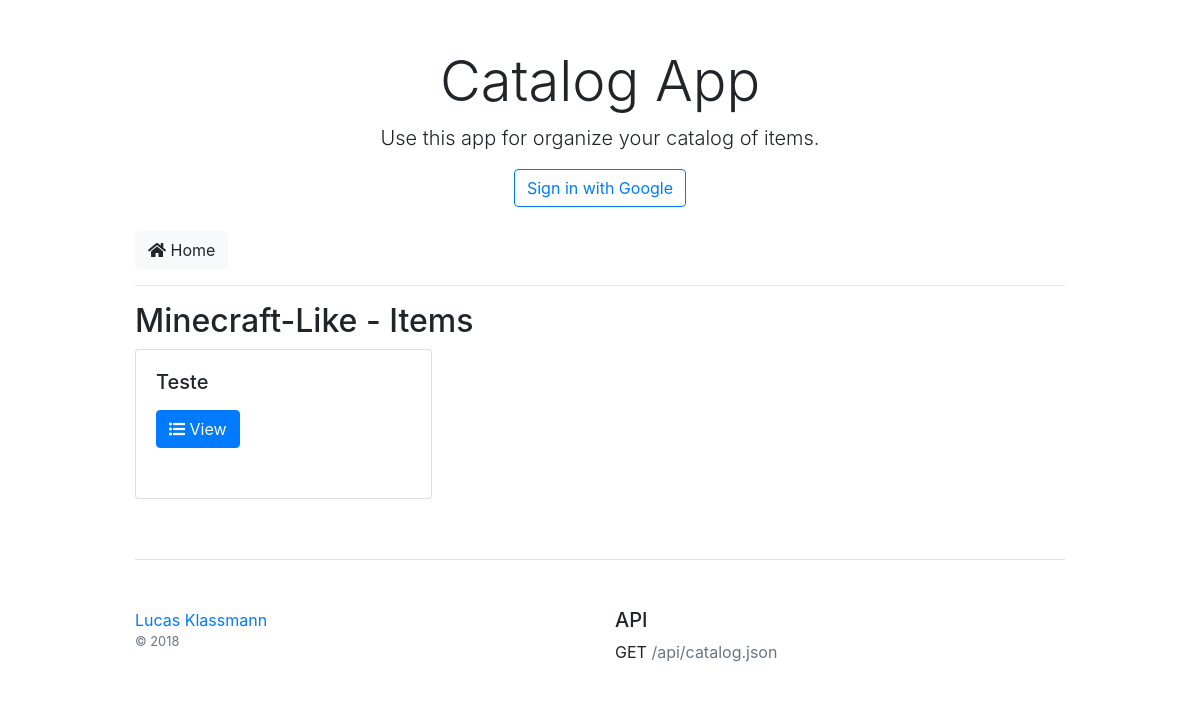
The app's page /category/2/, older data.
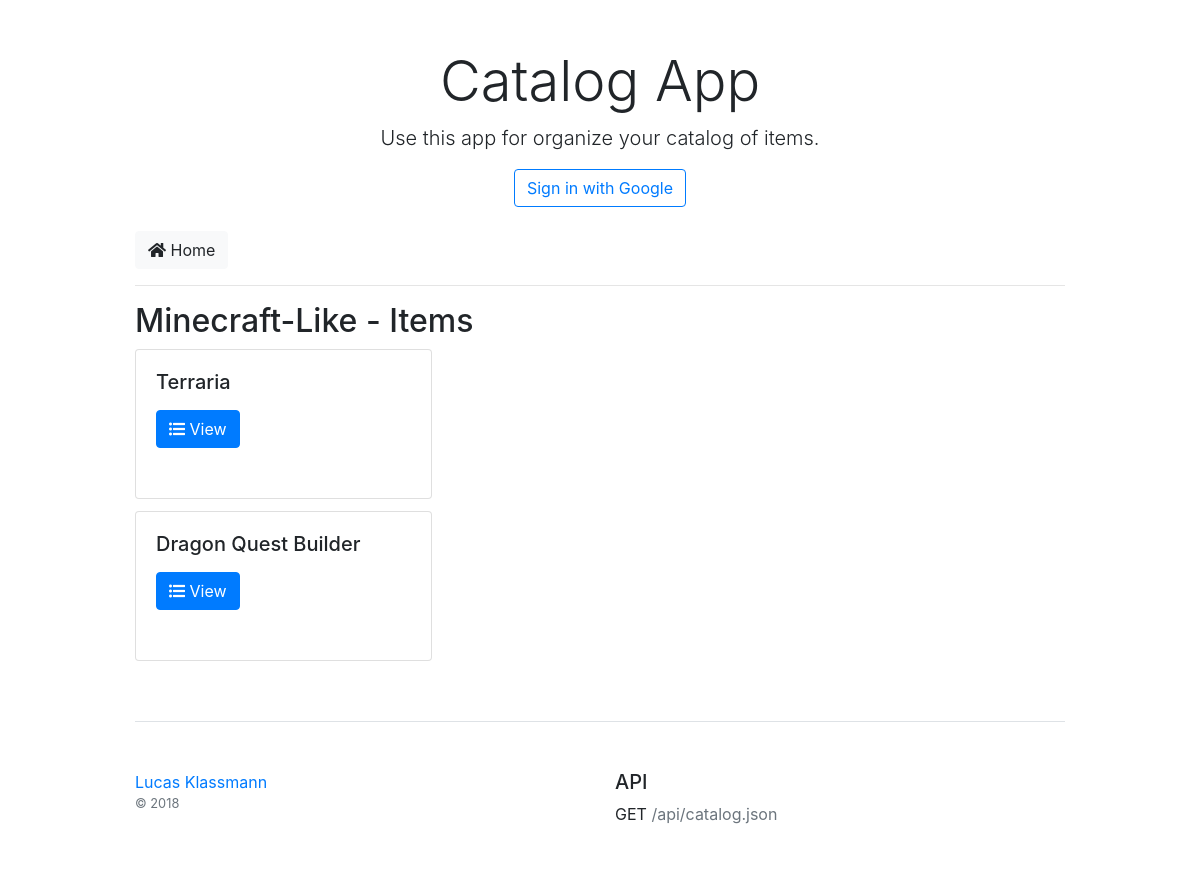
The same page, newer data.
### database.py (models this page shows, shortened)
class Item(Base):
    __tablename__ = 'item'
    id = Column(Integer, primary_key=True)
    name = Column(String(200), nullable=False)
    description = Column(Text())
    category_id = Column(Integer, ForeignKey('category.id'))
    category = relationship(Category, back_populates="items")
    gplus_id = Column(String(200), nullable=False)

### app.py (the view)
@app.route('/category/<int:category_id>/')
def category_view(category_id):
    has_add_permission = is_loggedin()
    session['state'] = get_state_token()
    category = dbsession.query(Category).filter_by(id=category_id).one()
    items = dbsession.query(Item).filter_by(category_id=category.id).all()
    return render_template(
        'category/view.html',
        category=category,
        items=items,
        has_add_permission=has_add_permission
    )

### app.py (called while the page is built)
def get_state_token():
    return ''.join(
        random.choice(string.ascii_uppercase + string.digits)
        for x in range(32)
    )

def is_loggedin():
    return 'access_token' in session and 'gplus_id' in session

### templates/category/view.html (shortened to what this page needs)
{% extends "base.html" %}
{% block content %}
<div class="row">
    <div class="col-md-12">
    <a class="btn btn-light" href="/"><i class="fas fa-home"></i> Home</a>
    </div>
</div>
<div class="row">
    <div class="col-md-12">
        <hr>
    </div>
</div>
<div class="row">
    <div class="col-md-12">
        <h2>{{ category.name }} - Items</h2>
        <div class="card-columns">
        {% for i in items %}
            <div class="card" style="height: 150px;">
                <div class="card-body">
                <h5 class="card-title">{{ i.name }}</h5>
                <a href="{{ url_for('item_view', category_id=category.id, item_id=i.id) }}" class="btn btn-primary"><i class="fas fa-list-ul"></i> View</a>
                </div>
            </div>
        {% endfor %}
        </div>
    </div>
</div>
{% endblock %}

Row changes from the older to the newer data that the page shows:
changed Item: name "Teste" → "Terraria"
added Item: name "Dragon Quest Builder"
